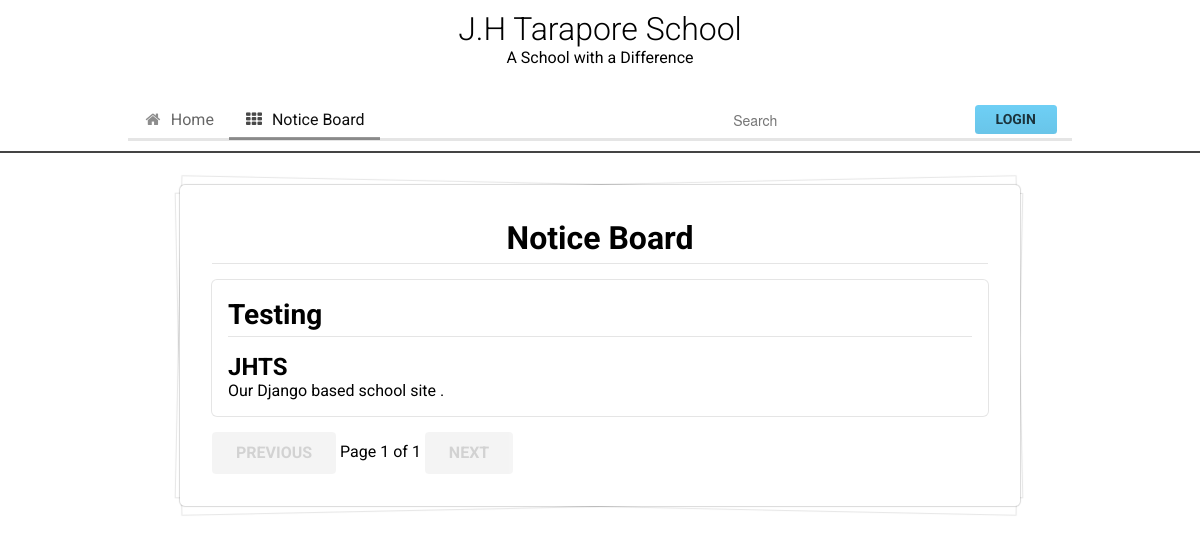
The page /blog/ on the database as committed earlier.
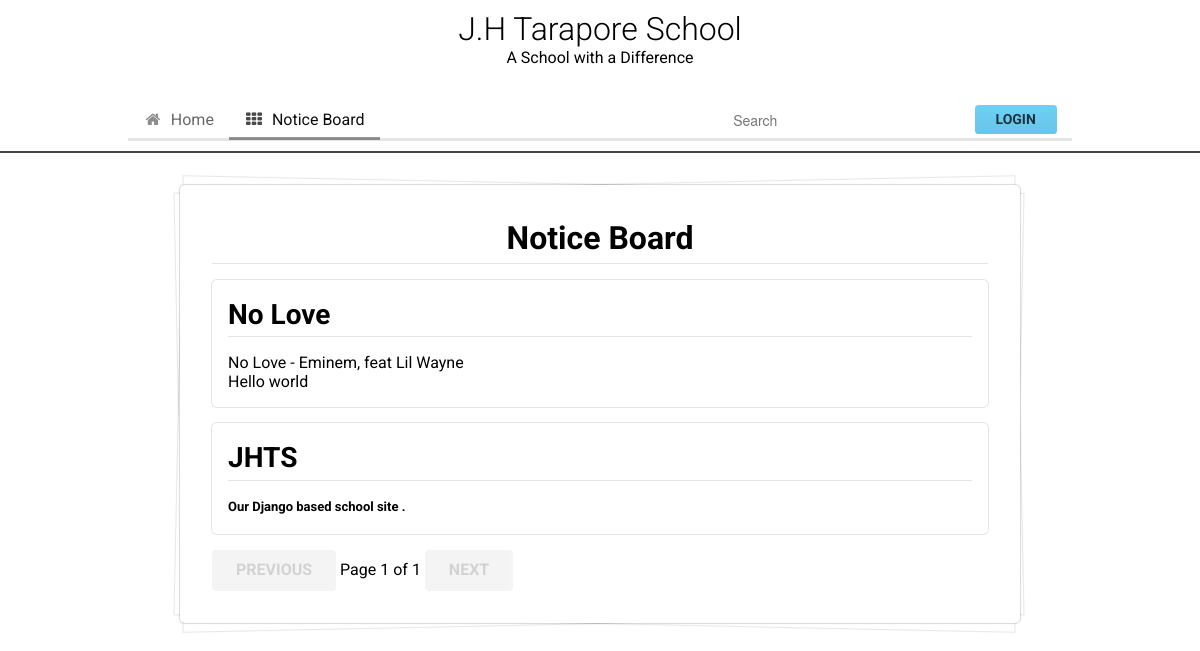
The same page on the database as committed later.
### blog/models.py (models this page shows, shortened)
class Blog(models.Model):
    title = models.CharField(max_length=50)
    pub_date = models.DateTimeField(auto_now_add=True)
    content = RichTextField()

### blog/views.py (the view)
def index(request):
    post_list = Blog.objects.all().order_by('-pub_date')
    paginator = Paginator(post_list, POSTS_PER_PAGE)
    page = request.GET.get('page')
    try:
        posts = paginator.page(page)
    except PageNotAnInteger:
        posts = paginator.page(1)
    except EmptyPage:
        posts = paginator.page(1)
    return render(request, 'main/index.html', {'posts': posts})

### templates/main/index.html (shortened to what this page needs)
{% extends "base.html" %}
{% block notice_board_active %}active{% endblock %}
{% block content %}
    <h1 class="ui center aligned dividing header">Notice Board</h1>
    {% if posts %}
        {% for post in posts %}
            <div class="ui segment">
                <h2 class="ui dividing header">
                    <a href="{% url 'detail' post.id %}" class="normal-link">
                        {{ post.title }}
                    </a>
                </h2>
                <p>
                    {{ post.content | truncatewords:33 | safe }}
                </p>
            </div>
        {% endfor %}
        <div class="pagination">
            <span class="step-links">
                {% if posts.has_previous %}
                    <a href="?page={{ posts.previous_page_number }}" class="ui blue button">Previous</a>
                {% else %}
                    <a href="#" class="ui blue disabled button">Previous</a>
                {% endif %}
                <span class="current">
                    Page {{ posts.number }} of {{ posts.paginator.num_pages }}
                </span>
                {% if posts.has_next %}
                    <a href="?page={{ posts.next_page_number }}" class="ui blue button">Next</a>
                {% else %}
                    <a href="#" class="ui blue disabled button">Next</a>
                {% endif %}
            </span>
        </div>
    {% else %}
        <p>No posts yet.</p>
    {% endif %}
{% endblock %}

### templates/base.html (shortened to what this page needs)
<html>
<head>
    {% load staticfiles %}
    <link rel="stylesheet" href="{% static 'blog/semantic.min.css' %}">
    <link rel="stylesheet" href="{% static 'blog/style.css' %}">
</head>
<body>
    <div class="header-area">
        <div class="centered-wrapper" style="text-align: center;">
            <a href="{% url 'index' %}" class="normal-link">
                <h1> J.H Tarapore School </h1>
            </a>
            <br>
            A School with a Difference
        </div>
        <br>
        <div class="main-menu">
            <div class="ui secondary pointing menu">
                <a class="{% block home_active %}active{% endblock %} item" href="{% url 'index' %}">
                    <i class="home icon"></i> Home
                </a>
                <a class="{% block notice_board_active %}{% endblock %} item" href="{% url 'blog.views.index' %}">
                    <i class="grid layout icon"></i> Notice Board
                </a>
                <div class="right menu">
                    <div class="item">
                        <div class="ui icon input">
                            <input placeholder="Search" type="text">
                            <a href="/" class="search link icon"></a>
                        </div>
                    </div>
                    <div class="ui item">
                        {% if user.is_authenticated %}
                            <a href="{% url 'django.contrib.auth.views.logout' %}" class="ui inverted blue button">
                                Logout
                            </a>
                        {% else %}
                            <a href="{% url 'django.contrib.auth.views.login' %}" class="ui blue button">
                                Login
                            </a>
                        {% endif %}
                    </div>
                </div>
            </div>
        </div>
    </div>
    {% block body %}
        <div class="ui piled segment content">
            {% block content %}{% endblock %}
        </div>
    {% endblock %}
</body>
</html>

### blog/static/blog/style.css (style rules this page uses)
* { font-family: "Roboto", sans serif; padding: 0; margin: 0; box-sizing: border-box; }
.header-area { width: 100%; min-height: 15%; padding: 10px; margin: 0 0 2em 0 ; border-style: solid; border-width: 0 0 2px 0; border-color: #444; }
.header-area h1 { display:inline-block; font-weight: 300; }
.main-menu { width: 80%; margin: 0 auto; }
.content { width:70%; margin: 0 auto !important; padding: 2em !important; }
.normal-link { color: black; text-decoration: none; }
.centered-wrapper { margin-bottom: 1em; }

Rows that differ between the two databases and show on the page:
added Blog: title "No Love", content "No Love - Eminem, feat Lil Wayne Hello world"
changed Blog: title "Testing" → "JHTS"; content "JHTS Our Django based school site ." → "Our Django based school site ."
